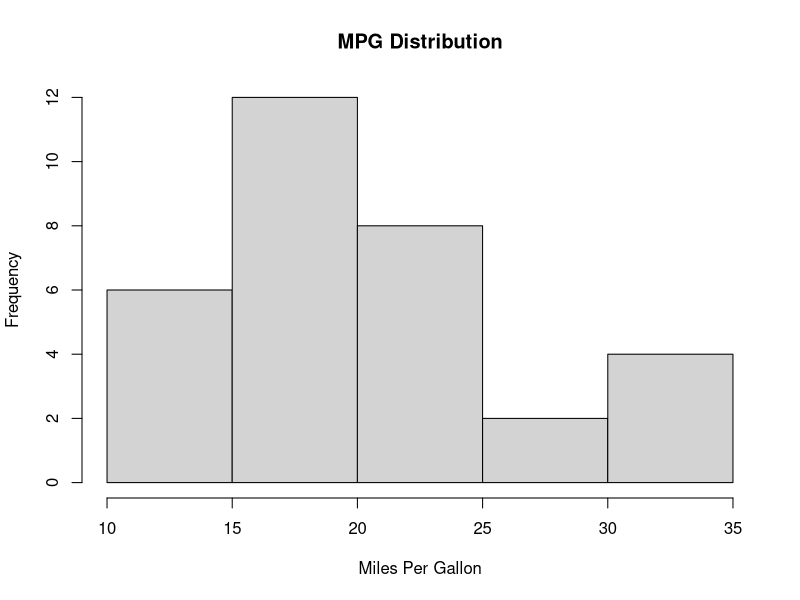

Generate this figure with R:
## ---- chunk 1
?hist #精确查找

??hist #模糊查找

help(hist) #函数式调用
## ---- chunk 2
#| echo: true
mpg_hist <- hist(mtcars$mpg, 
                 breaks = "Sturges", 
                 col = "lightgray", 
                 main = "MPG Distribution", 
                 xlab = "Miles Per Gallon")
## ---- chunk 3
#| echo: true
mpg_hist          # 查看返回的对象
## ---- chunk 4
#| echo: true
mpg_hist$counts   # 提取频数
mpg_hist$breaks   # 提取分隔点
## ---- chunk 5
#| echo: true
?mtcars
## ---- chunk 6
#| echo: true
?par
## ---- chunk 7
#| echo: true
library(corrplot) # 先加载包
?corrplot
